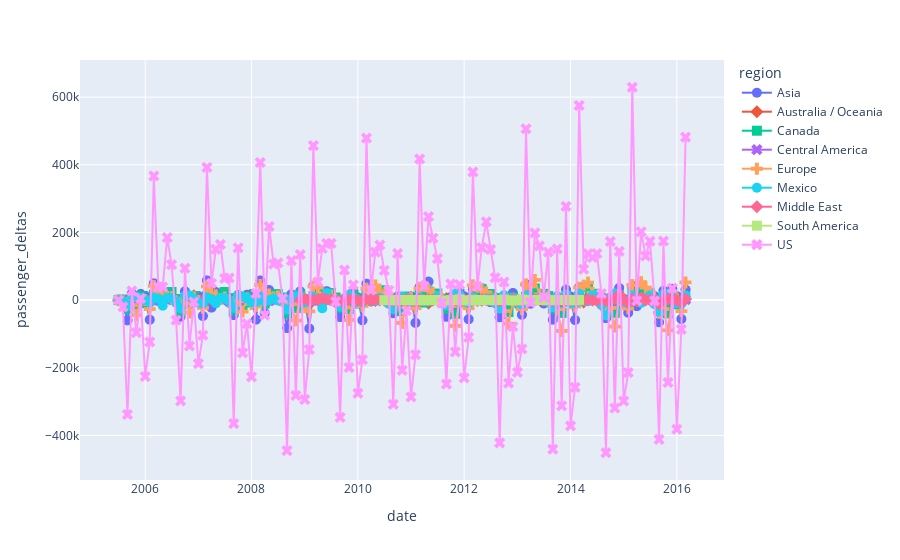

The cell this chart's notebook holds for it:
### Code cell
passenger_deltas_df = passenger_flights_df.sort_values(['region','date'])

passenger_deltas_df['passenger_deltas'] = passenger_deltas_df['passengers'].diff()
for region in passenger_deltas_df['region'].unique():
    start_index = passenger_deltas_df[passenger_flights_df.region == region].first_valid_index()
    passenger_deltas_df.at[start_index,'passenger_deltas'] = 0

print(passenger_deltas_df.head())

fig = px.line(passenger_deltas_df,x='date',y='passenger_deltas',color='region',markers=True,symbol='region')
fig.update_traces(marker={'size': 10})
fig.show()

### Figure 1 — Plotly figure (JSON) as saved in the notebook; plotly's stock layout.template omitted (floating-point values rounded to 4 significant figures; data arrays with more than 128 entries replaced by an {"elided": "..."} marker saying what was removed)
{"data": [{"hovertemplate": "region=Asia<br>date=%{x}<br>passenger_deltas=%{y}<extra></extra>", "legendgroup": "Asia", "line": {"color": "#636efa", "dash": "solid"}, "marker": {"size": 10, "symbol": "circle"}, "mode": "markers+lines", "name": "Asia", "showlegend": true, "type": "scattergl", "x": {"elided": "129 str values"}, "xaxis": "x", "y": {"elided": "129 int values"}, "yaxis": "y"}, {"hovertemplate": "region=Australia / Oceania<br>date=%{x}<br>passenger_deltas=%{y}<extra></extra>", "legendgroup": "Australia / Oceania", "line": {"color": "#EF553B", "dash": "solid"}, "marker": {"size": 10, "symbol": "diamond"}, "mode": "markers+lines", "name": "Australia / Oceania", "showlegend": true, "type": "scattergl", "x": {"elided": "129 str values"}, "xaxis": "x", "y": {"elided": "129 int values"}, "yaxis": "y"}, {"hovertemplate": "region=Canada<br>date=%{x}<br>passenger_deltas=%{y}<extra></extra>", "legendgroup": "Canada", "line": {"color": "#00cc96", "dash": "solid"}, "marker": {"size": 10, "symbol": "square"}, "mode": "markers+lines", "name": "Canada", "showlegend": true, "type": "scattergl", "x": {"elided": "129 str values"}, "xaxis": "x", "y": {"elided": "129 int values"}, "yaxis": "y"}, {"hovertemplate": "region=Central America<br>date=%{x}<br>passenger_deltas=%{y}<extra></extra>", "legendgroup": "Central America", "line": {"color": "#ab63fa", "dash": "solid"}, "marker": {"size": 10, "symbol": "x"}, "mode": "markers+lines", "name": "Central America", "showlegend": true, "type": "scattergl", "x": {"elided": "129 str values"}, "xaxis": "x", "y": {"elided": "129 int values"}, "yaxis": "y"}, {"hovertemplate": "region=Europe<br>date=%{x}<br>passenger_deltas=%{y}<extra></extra>", "legendgroup": "Europe", "line": {"color": "#FFA15A", "dash": "solid"}, "marker": {"size": 10, "symbol": "cross"}, "mode": "markers+lines", "name": "Europe", "showlegend": true, "type": "scattergl", "x": {"elided": "129 str values"}, "xaxis": "x", "y": {"elided": "129 int values"}, "yaxis": "y"}, {"hovertemplate": "region=Mexico<br>date=%{x}<br>passenger_deltas=%{y}<extra></extra>", "legendgroup": "Mexico", "line": {"color": "#19d3f3", "dash": "solid"}, "marker": {"size": 10, "symbol": "circle"}, "mode": "markers+lines", "name": "Mexico", "showlegend": true, "type": "scattergl", "x": {"elided": "129 str values"}, "xaxis": "x", "y": {"elided": "129 int values"}, "yaxis": "y"}, {"hovertemplate": "region=Middle East<br>date=%{x}<br>passenger_deltas=%{y}<extra></extra>", "legendgroup": "Middle East", "line": {"color": "#FF6692", "dash": "solid"}, "marker": {"size": 10, "symbol": "diamond"}, "mode": "markers+lines", "name": "Middle East", "showlegend": true, "type": "scattergl", "x": ["2008-12-01T00:00:00", "2009-01-01T00:00:00", "2009-02-01T00:00:00", "2009-03-01T00:00:00", "2009-04-01T00:00:00", "2009-05-01T00:00:00", "2009-06-01T00:00:00", "2009-07-01T00:00:00", "2009-08-01T00:00:00", "2009-09-01T00:00:00", "2009-10-01T00:00:00", "2009-11-01T00:00:00", "2009-12-01T00:00:00", "2010-01-01T00:00:00", "2010-02-01T00:00:00", "2010-03-01T00:00:00", "2010-04-01T00:00:00", "2010-05-01T00:00:00", "2010-06-01T00:00:00", "2010-07-01T00:00:00", "2010-08-01T00:00:00", "2010-09-01T00:00:00", "2010-10-01T00:00:00", "2010-11-01T00:00:00", "2010-12-01T00:00:00", "2011-01-01T00:00:00", "2011-02-01T00:00:00", "2011-03-01T00:00:00", "2011-04-01T00:00:00", "2011-05-01T00:00:00", "2011-06-01T00:00:00", "2011-07-01T00:00:00", "2011-08-01T00:00:00", "2011-09-01T00:00:00", "2011-10-01T00:00:00", "2011-11-01T00:00:00", "2011-12-01T00:00:00", "2012-01-01T00:00:00", "2012-02-01T00:00:00", "2012-03-01T00:00:00", "2012-04-01T00:00:00", "2012-05-01T00:00:00", "2012-06-01T00:00:00", "2012-07-01T00:00:00", "2012-08-01T00:00:00", "2012-09-01T00:00:00", "2012-10-01T00:00:00", "2012-11-01T00:00:00", "2012-12-01T00:00:00", "2013-01-01T00:00:00", "2013-02-01T00:00:00", "2013-03-01T00:00:00", "2013-04-01T00:00:00", "2013-05-01T00:00:00", "2013-06-01T00:00:00", "2013-07-01T00:00:00", "2013-08-01T00:00:00", "2013-09-01T00:00:00", "2013-10-01T00:00:00", "2013-11-01T00:00:00", "2013-12-01T00:00:00", "2014-01-01T00:00:00", "2014-02-01T00:00:00", "2014-03-01T00:00:00", "2014-04-01T00:00:00", "2014-05-01T00:00:00", "2014-06-01T00:00:00", "2014-07-01T00:00:00", "2014-08-01T00:00:00", "2014-09-01T00:00:00", "2014-10-01T00:00:00", "2014-11-01T00:00:00", "2014-12-01T00:00:00", "2015-01-01T00:00:00", "2015-02-01T00:00:00", "2015-03-01T00:00:00", "2015-04-01T00:00:00", "2015-05-01T00:00:00", "2015-06-01T00:00:00", "2015-07-01T00:00:00", "2015-08-01T00:00:00", "2015-09-01T00:00:00", "2015-10-01T00:00:00", "2015-11-01T00:00:00", "2015-12-01T00:00:00", "2016-01-01T00:00:00", "2016-02-01T00:00:00", "2016-03-01T00:00:00"], "xaxis": "x", "y": [0, 2950, -1083, 1277, 333, 5728, 2289, 676, -846, -2577, 2111, 2194, 2238, -689, -3446, 3811, -293, 1280, 451, 185, -1370, -2130, 143, 703, 3107, -1195, -3407, 2205, -547, 1862, 224, 195, -1081, -2188, 1157, 1500, 1640, -257, -1358, 280, -1628, 1636, 754, 501, -462, -2821, 57, 1326, 2168, -558, -2459, 1497, -3364, 1638, 1442, 16, 1267, -1376, -64, 330, 1540, 6, -1972, 1439, -448, 713, 85, -1578, 2201, -1491, -779, 4312, 17455, 1114, -7680, 3549, -1414, 6370, 133, 652, -239, -11538, 1735, 2870, 5775, -291, -7558, 3523], "yaxis": "y"}, {"hovertemplate": "region=South America<br>date=%{x}<br>passenger_deltas=%{y}<extra></extra>", "legendgroup": "South America", "line": {"color": "#B6E880", "dash": "solid"}, "marker": {"size": 10, "symbol": "square"}, "mode": "markers+lines", "name": "South America", "showlegend": true, "type": "scattergl", "x": ["2010-07-01T00:00:00", "2010-08-01T00:00:00", "2010-09-01T00:00:00", "2010-10-01T00:00:00", "2010-11-01T00:00:00", "2010-12-01T00:00:00", "2011-01-01T00:00:00", "2011-02-01T00:00:00", "2011-03-01T00:00:00", "2011-04-01T00:00:00", "2011-05-01T00:00:00", "2011-06-01T00:00:00", "2011-07-01T00:00:00", "2011-08-01T00:00:00", "2011-09-01T00:00:00", "2011-10-01T00:00:00", "2011-11-01T00:00:00", "2011-12-01T00:00:00", "2012-01-01T00:00:00", "2012-02-01T00:00:00", "2012-03-01T00:00:00", "2012-04-01T00:00:00", "2012-05-01T00:00:00", "2012-06-01T00:00:00", "2012-07-01T00:00:00", "2012-08-01T00:00:00", "2012-09-01T00:00:00", "2012-10-01T00:00:00", "2012-11-01T00:00:00", "2012-12-01T00:00:00", "2013-01-01T00:00:00", "2013-02-01T00:00:00", "2013-03-01T00:00:00", "2013-04-01T00:00:00", "2013-05-01T00:00:00", "2013-06-01T00:00:00", "2013-07-01T00:00:00", "2013-08-01T00:00:00", "2013-09-01T00:00:00", "2013-10-01T00:00:00", "2013-11-01T00:00:00", "2013-12-01T00:00:00", "2014-01-01T00:00:00", "2014-02-01T00:00:00", "2014-03-01T00:00:00"], "xaxis": "x", "y": [0, -366, -653, 842, -174, 155, 333, -673, 809, -1045, 126, -453, 787, -961, -834, -139, 59, 2553, -318, -1552, 1142, -1189, 891, -95, -499, -50, -110, 1509, -520, -1196, -889, 2159, 1002, -1974, 441, -61, 199, 191, -541, -35, -313, 14, 417, -655, 700], "yaxis": "y"}, {"hovertemplate": "region=US<br>date=%{x}<br>passenger_deltas=%{y}<extra></extra>", "legendgroup": "US", "line": {"color": "#FF97FF", "dash": "solid"}, "marker": {"size": 10, "symbol": "x"}, "mode": "markers+lines", "name": "US", "showlegend": true, "type": "scattergl", "x": {"elided": "129 str values"}, "xaxis": "x", "y": {"elided": "129 int values"}, "yaxis": "y"}], "layout": {"legend": {"title": {"text": "region"}, "tracegroupgap": 0}, "margin": {"t": 60}, "xaxis": {"anchor": "y", "domain": [0, 1], "title": {"text": "date"}}, "yaxis": {"anchor": "x", "domain": [0, 1], "title": {"text": "passenger_deltas"}}}}
